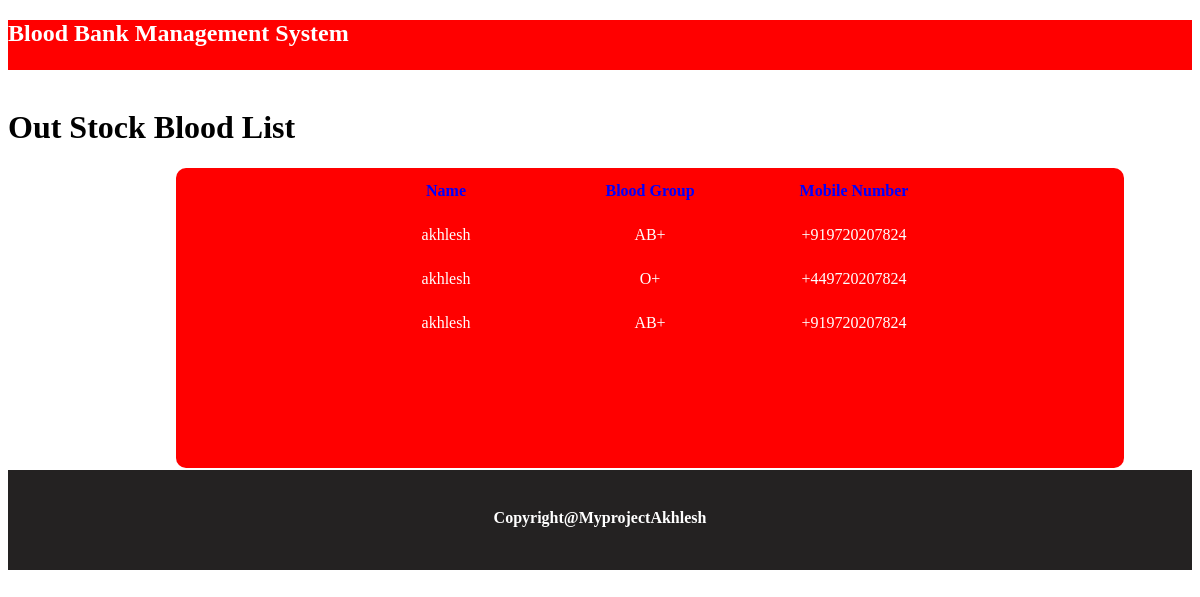
/out-stock-blood-list.php, run on the app's committed database.
### tables this page shows
CREATE TABLE `out_stock_b` (
  `id` int(5) NOT NULL,
  `bname` varchar(20) DEFAULT NULL,
  `name` varchar(20) DEFAULT NULL,
  `mob` varchar(13) DEFAULT NULL
);

### out-stock-blood-list.php (the view, shortened to what this page needs)
  <?php
     include('connection.php');
  ?>
<!DOCTYPE html>
<html lang="en">
<head>
<link rel="stylesheet" href="css/admin.css">
</head>
<body>
 <div id='full'>
        <div if = 'inner_full'>
        <div class = 'header' ><marquee><h2><a href ='admin-home.php' style= 'text-decoration: none; color:white;'>Blood Bank Management System</a></h2></marquee></div>
        <div id ='body'>
           <Br>
          <h1>Out Stock Blood List</h1>
          <center><div id ="form">
             <table>
                <tr>
                    <td><center><font color="blue"><b>Name</b></font></center></td>
                    <td><center><font color="blue"><b>Blood Group</b></font></center></td>
                    <td><center><font color="blue"><b>Mobile Number</b></font></center></td>
                </tr>
                <?php
                    $q= $db -> query('SELECT * FROM out_stock_b');
                    while($r1=$q->fetch(PDO::FETCH_OBJ))
                    {
                        ?>
                <tr>
                    <td><center><?=$r1->name;?></center></td>
                    <td><center><?=$r1->bname;?></center></td>
                    <td><center><?=$r1->mob;?></center></td>
                </tr>
                <?php
                    }
                    ?>
             </table>
          </div></center>
       </div>
       <div id = 'footer'><br><h4 align="center">Copyright@MyprojectAkhlesh</h4>
       </div>
        </div>
</div>
</body>
</html>

### css/admin.css (style rules this page uses)
#full { width: 100%; height: auto; }
.header { width: 100%; height: 50px; background-color: red; color: white; }
#body { width: 100%; height: 400px; }
#footer { width: 100%; height: 100px; background-color: rgb(36, 34, 34); color: white; }
#form { width: 80%; height: 300px; background-color: red; color: white; border-radius: 10px; margin-left: 100px; }

### out-stock-blood-list.php (style rules this page uses)
td { width: 200px; height: 40px; }

### data on the page
out_stock_b: name "akhlesh", bname "AB+", mob "+919720207824"
out_stock_b: name "akhlesh", bname "O+", mob "+449720207824"
out_stock_b: name "akhlesh", bname "AB+", mob "+919720207824"
